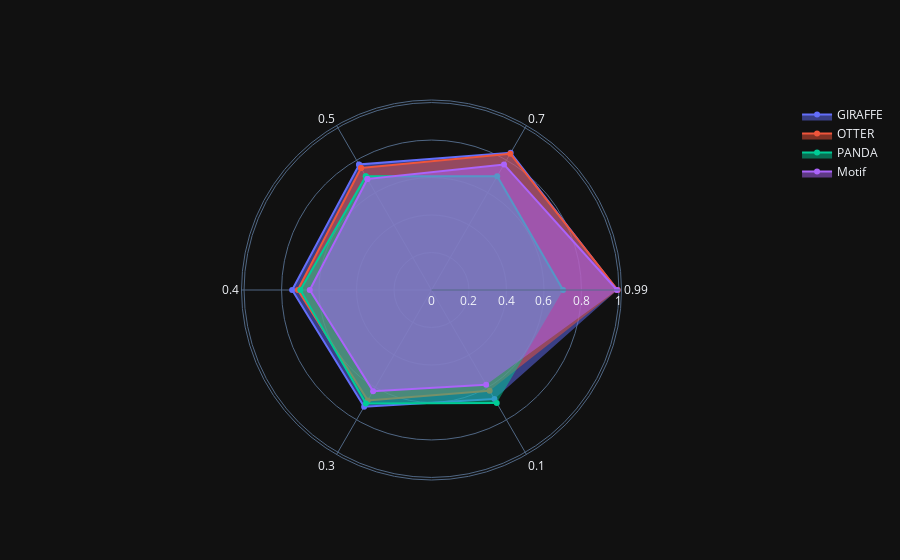

Here is the notebook cell this chart was saved with:
### Code cell
shuffling = [0.01, 0.3, 0.5, 0.5, 0.6, 0.7, 0.9]

scores = []
for shuffle in shuffling :
    scores.append(simulation(shuffling = shuffle))
    
giraffe.utils.star_plot(list(map(list, zip(*scores))), [str(round(1 - shuffle, 2)) for shuffle in shuffling], ["GIRAFFE", "OTTER", "PANDA", "Motif"])

### Figure 1 — Plotly figure (JSON) as saved in the notebook; plotly's stock layout.template omitted (floating-point values rounded to 4 significant figures)
{"data": [{"fill": "toself", "name": "GIRAFFE", "r": [0.9916, 0.8448, 0.7737, 0.772, 0.7437, 0.7187, 0.6716], "theta": ["0.99", "0.7", "0.5", "0.5", "0.4", "0.3", "0.1"], "type": "scatterpolar"}, {"fill": "toself", "name": "OTTER", "r": [0.9936, 0.8394, 0.7515, 0.752, 0.7133, 0.6802, 0.6203], "theta": ["0.99", "0.7", "0.5", "0.5", "0.4", "0.3", "0.1"], "type": "scatterpolar"}, {"fill": "toself", "name": "PANDA", "r": [0.7018, 0.701, 0.7014, 0.7007, 0.7, 0.6999, 0.6959], "theta": ["0.99", "0.7", "0.5", "0.5", "0.4", "0.3", "0.1"], "type": "scatterpolar"}, {"fill": "toself", "name": "Motif", "r": [0.9898, 0.7735, 0.6835, 0.6836, 0.6494, 0.623, 0.5834], "theta": ["0.99", "0.7", "0.5", "0.5", "0.4", "0.3", "0.1"], "type": "scatterpolar"}], "layout": {"polar": {"radialaxis": {"visible": true}}, "showlegend": true}}
